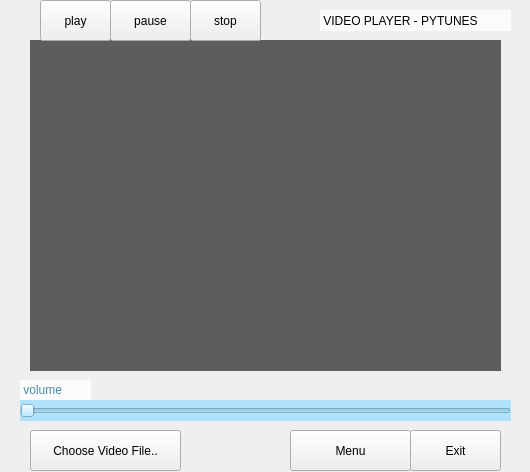
<?xml version="1.0" encoding="UTF-8"?>
<ui version="4.0">
 <class>VideoPlayer</class>
 <widget class="QWidget" name="VideoPlayer">
  <property name="geometry">
   <rect>
    <x>0</x>
    <y>0</y>
    <width>530</width>
    <height>472</height>
   </rect>
  </property>
  <property name="windowTitle">
   <string>videoPlayer</string>
  </property>
  <widget class="QLabel" name="background">
   <property name="geometry">
    <rect>
     <x>-10</x>
     <y>-10</y>
     <width>561</width>
     <height>491</height>
    </rect>
   </property>
   <property name="text">
    <string/>
   </property>
   <property name="pixmap">
    <pixmap>aztec-native-navajo-geometric-motif-african-vibrant-pattern-background-facebook-hipster-tumblr-society6-art-design-textile-foo-hand-drawn-tutorial-cool-45 copy.jpg</pixmap>
   </property>
  </widget>
  <widget class="QSlider" name="volumeSlider">
   <property name="geometry">
    <rect>
     <x>20</x>
     <y>400</y>
     <width>491</width>
     <height>21</height>
    </rect>
   </property>
   <property name="styleSheet">
    <string notr="true">background-color: rgba(151, 220, 255, 184);</string>
   </property>
   <property name="orientation">
    <enum>Qt::Horizontal</enum>
   </property>
  </widget>
  <widget class="QPushButton" name="chooseVideoFiles">
   <property name="geometry">
    <rect>
     <x>30</x>
     <y>430</y>
     <width>151</width>
     <height>41</height>
    </rect>
   </property>
   <property name="text">
    <string>Choose Video File..</string>
   </property>
  </widget>
  <widget class="QWidget" name="playerWidget" native="true">
   <property name="geometry">
    <rect>
     <x>30</x>
     <y>40</y>
     <width>471</width>
     <height>331</height>
    </rect>
   </property>
   <property name="styleSheet">
    <string notr="true">background-color: rgba(0, 0, 0, 156);</string>
   </property>
  </widget>
  <widget class="QLabel" name="volumeText">
   <property name="geometry">
    <rect>
     <x>20</x>
     <y>380</y>
     <width>71</width>
     <height>20</height>
    </rect>
   </property>
   <property name="styleSheet">
    <string notr="true">background-color: rgba(255, 255, 255, 202);
font: 75 18pt &quot;Helvetica&quot;;
color: rgb(73, 138, 164);</string>
   </property>
   <property name="text">
    <string> volume</string>
   </property>
  </widget>
  <widget class="QPushButton" name="Menulink">
   <property name="geometry">
    <rect>
     <x>290</x>
     <y>430</y>
     <width>121</width>
     <height>41</height>
    </rect>
   </property>
   <property name="text">
    <string>Menu</string>
   </property>
  </widget>
  <widget class="QPushButton" name="playButton">
   <property name="geometry">
    <rect>
     <x>40</x>
     <y>0</y>
     <width>71</width>
     <height>41</height>
    </rect>
   </property>
   <property name="text">
    <string>play</string>
   </property>
   <property name="icon">
    <iconset>
     <normaloff>unnamed.png</normaloff>unnamed.png</iconset>
   </property>
  </widget>
  <widget class="QPushButton" name="pauseButton">
   <property name="geometry">
    <rect>
     <x>110</x>
     <y>0</y>
     <width>81</width>
     <height>41</height>
    </rect>
   </property>
   <property name="text">
    <string>pause</string>
   </property>
   <property name="icon">
    <iconset>
     <normaloff>pause.png</normaloff>pause.png</iconset>
   </property>
  </widget>
  <widget class="QPushButton" name="stopButton">
   <property name="geometry">
    <rect>
     <x>190</x>
     <y>0</y>
     <width>71</width>
     <height>41</height>
    </rect>
   </property>
   <property name="text">
    <string>stop</string>
   </property>
   <property name="icon">
    <iconset>
     <normaloff>stopButton.png</normaloff>stopButton.png</iconset>
   </property>
  </widget>
  <widget class="QLabel" name="pytuneText">
   <property name="geometry">
    <rect>
     <x>320</x>
     <y>10</y>
     <width>191</width>
     <height>21</height>
    </rect>
   </property>
   <property name="styleSheet">
    <string notr="true">background-color: rgba(255, 255, 255, 189);
color: rgb(0, 0, 0);
font: 75 14pt &quot;Times&quot;;</string>
   </property>
   <property name="text">
    <string> VIDEO PLAYER - PYTUNES</string>
   </property>
  </widget>
  <widget class="QPushButton" name="exitButton">
   <property name="geometry">
    <rect>
     <x>410</x>
     <y>430</y>
     <width>91</width>
     <height>41</height>
    </rect>
   </property>
   <property name="text">
    <string>Exit</string>
   </property>
  </widget>
 </widget>
 <resources/>
 <connections/>
</ui>
